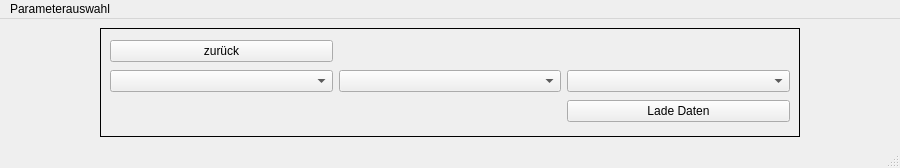
<?xml version="1.0" encoding="UTF-8"?>
<ui version="4.0">
 <class>MainWindow</class>
 <widget class="QMainWindow" name="MainWindow">
  <property name="geometry">
   <rect>
    <x>0</x>
    <y>0</y>
    <width>900</width>
    <height>168</height>
   </rect>
  </property>
  <property name="minimumSize">
   <size>
    <width>900</width>
    <height>120</height>
   </size>
  </property>
  <property name="maximumSize">
   <size>
    <width>900</width>
    <height>168</height>
   </size>
  </property>
  <property name="windowTitle">
   <string>MainWindow</string>
  </property>
  <widget class="QWidget" name="centralwidget">
   <layout class="QGridLayout" name="gridLayout">
    <item row="0" column="0" rowspan="2">
     <widget class="QStackedWidget" name="stackedWidget">
      <property name="minimumSize">
       <size>
        <width>700</width>
        <height>80</height>
       </size>
      </property>
      <property name="maximumSize">
       <size>
        <width>700</width>
        <height>168</height>
       </size>
      </property>
      <property name="frameShape">
       <enum>QFrame::Shape::Box</enum>
      </property>
      <property name="currentIndex">
       <number>1</number>
      </property>
      <widget class="QWidget" name="page">
       <layout class="QGridLayout" name="gridLayout_3">
        <item row="0" column="0">
         <widget class="QPushButton" name="weeklyButton">
          <property name="text">
           <string>wöchentliche Abrechnung</string>
          </property>
         </widget>
        </item>
       </layout>
      </widget>
      <widget class="QWidget" name="page_2">
       <layout class="QGridLayout" name="gridLayout_2">
        <item row="1" column="3">
         <widget class="QComboBox" name="comboFahrer"/>
        </item>
        <item row="1" column="2">
         <widget class="QComboBox" name="comboFahrzeug"/>
        </item>
        <item row="1" column="1">
         <widget class="QComboBox" name="comboKW"/>
        </item>
        <item row="0" column="1">
         <widget class="QPushButton" name="backButton">
          <property name="text">
           <string>zurück</string>
          </property>
         </widget>
        </item>
        <item row="2" column="3">
         <widget class="QPushButton" name="loadButton">
          <property name="text">
           <string>Lade Daten</string>
          </property>
         </widget>
        </item>
       </layout>
      </widget>
     </widget>
    </item>
   </layout>
  </widget>
  <widget class="QMenuBar" name="menubar">
   <property name="geometry">
    <rect>
     <x>0</x>
     <y>0</y>
     <width>900</width>
     <height>18</height>
    </rect>
   </property>
   <widget class="QMenu" name="menuParameterauswahl">
    <property name="title">
     <string>Parameterauswahl</string>
    </property>
   </widget>
   <addaction name="menuParameterauswahl"/>
  </widget>
  <widget class="QStatusBar" name="statusbar"/>
 </widget>
 <resources/>
 <connections/>
</ui>
